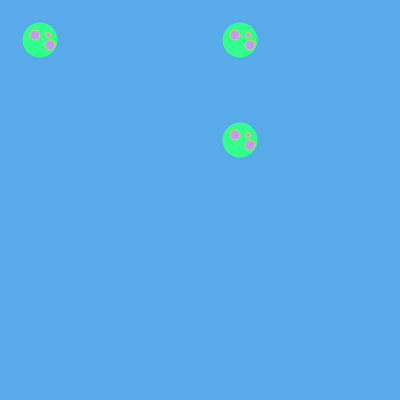
Frame 1 (no input)
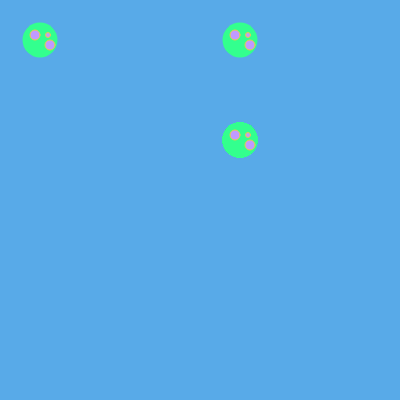
Frame 60 (no input)
Frame 120 (the mouse pressed at the canvas centre since frame 60): identical to frame 60, image omitted

The p5.js sketch that drew these frames (run headless with seeded random() and noise() and a simulated clock; from frame 60 on, the mouse is pressed at the canvas centre):

// p5.js sketch
// ── sketch.js
var x = 0;

var y = 0;

function setup() { 
  createCanvas(400, 400);
  background(88, 170, 232);
  noStroke();
} 

function draw() { 
  bump();
  x = 200;
  bump();
  y = 100;
  bump();
}

function bump(){
  //var x = 0, y = 0;
  noStroke();
  fill(51,255,142);  //green
  ellipse(40 + x, 40 + y, 35, 35);
  fill(193, 154, 255);
  stroke(229, 206, 76);
  strokeWeight(1);
  ellipse(35 + x, 35 + y, 10, 10);
  ellipse(50 + x, 45 + y, 10, 10);
  ellipse(48 + x, 35 + y, 5, 5);
  
}
